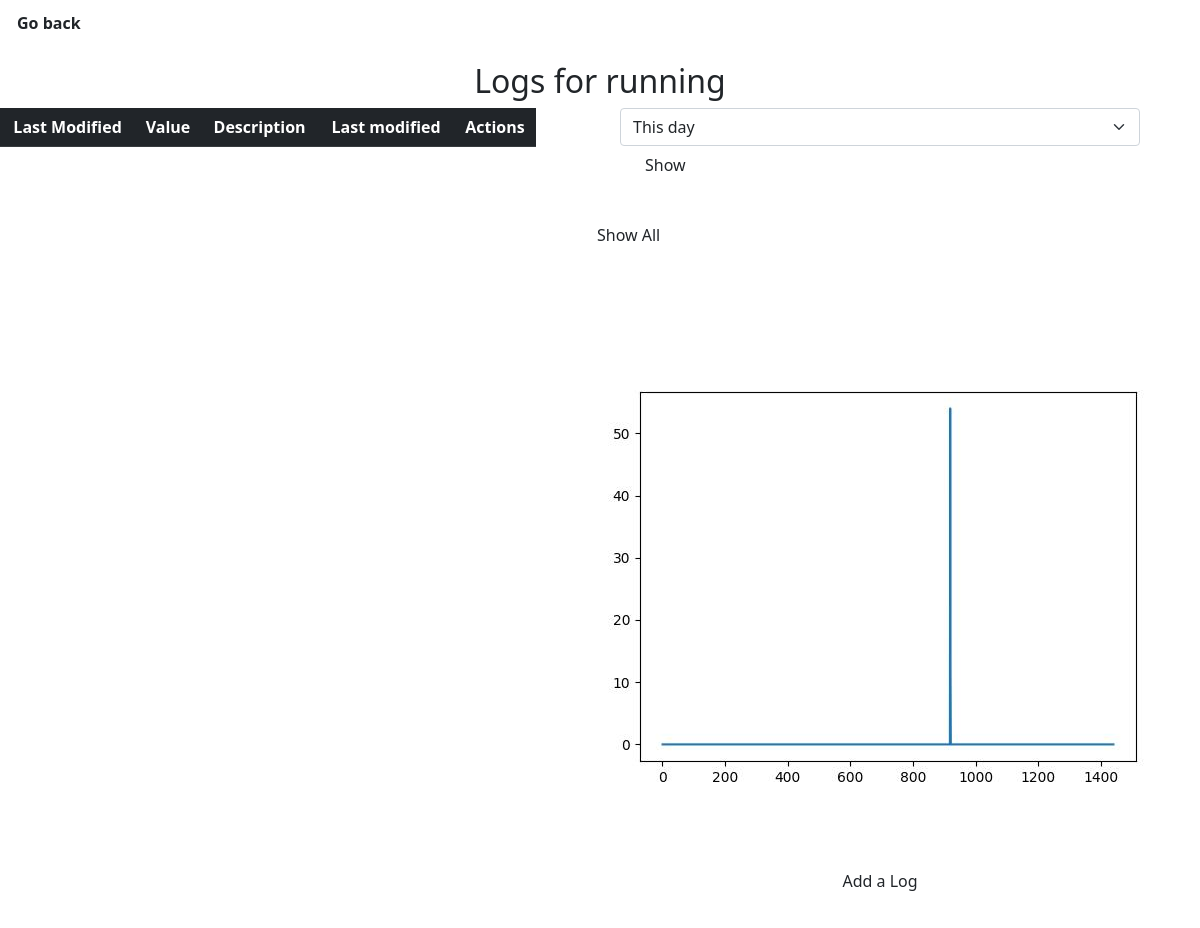
/Sharan/running/logs, run on an earlier commit of the app's database.
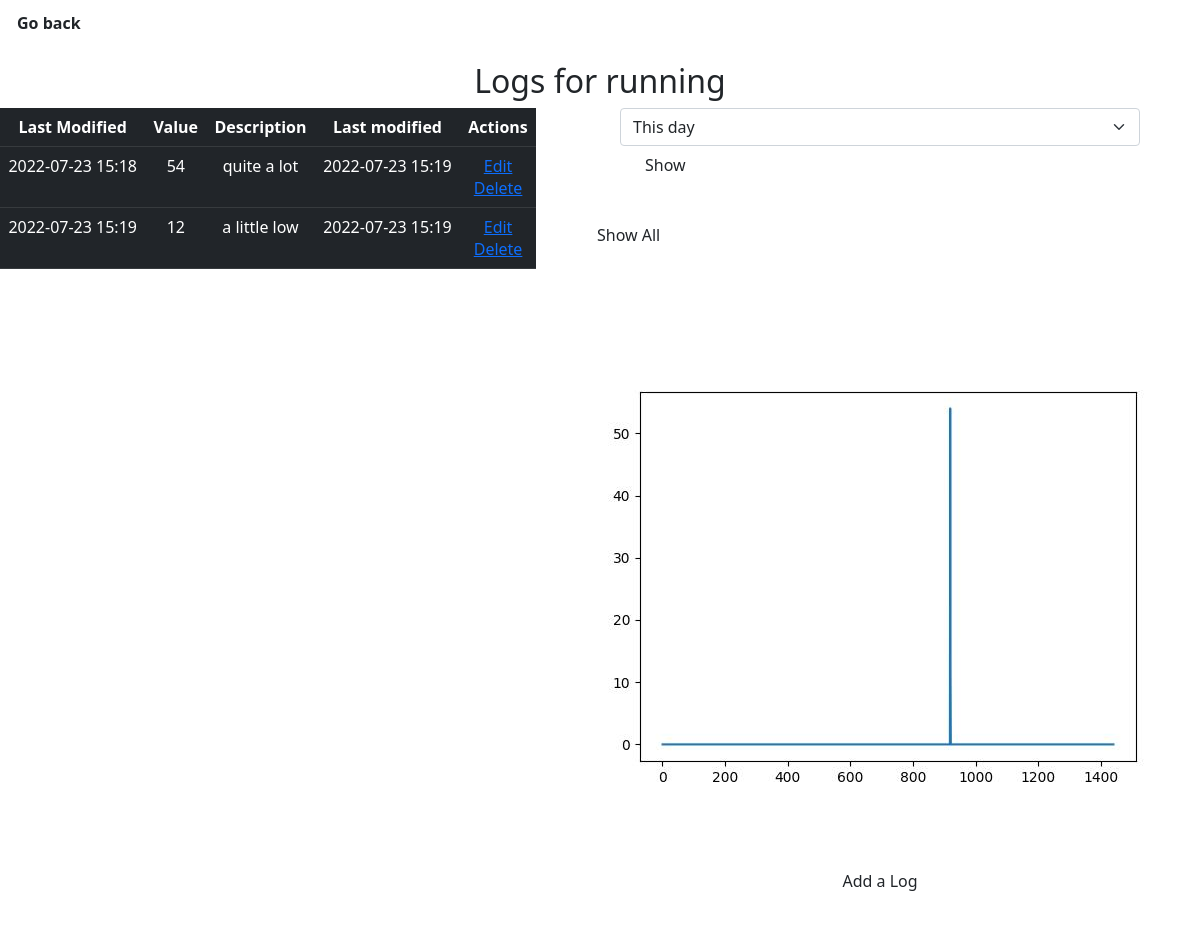
And on a later commit of the database.
### application/models.py (models this page shows)
class Logs(db.Model):
    __tablename__ = 'Logs'
    LogID = db.Column(db.Integer, autoincrement= True, primary_key=True)
    UserName = db.Column(db.String, nullable=False)
    Tracker_name = db.Column(db.String, nullable=False)
    Date_created = db.Column(db.String, nullable=False)
    Last_modified = db.Column(db.String, nullable=False)
    Value = db.Column(db.Integer, nullable = False)
    Description = db.Column(db.String, nullable = True)

### application/controllers.py (the view, shortened to what this page needs)
@app.route('/<string:UserName>/<string:Tracker_name>/logs', methods=['GET', 'POST'])
def logs_page(UserName, Tracker_name):
    if request.method == 'GET':
        logs_queried = Logs.query.filter(Logs.UserName == UserName).filter(Logs.Tracker_name == Tracker_name).all()
        logs_list = []
        for i in logs_queried:
            log_dic = i.__dict__
            log_dic['Last_modified'] = log_dic['Last_modified'][:16]
            log_dic['Date_created'] = log_dic['Date_created'][:16]
            logs_list.append([log_dic['Date_created'], log_dic['Value'], log_dic['Description'], log_dic['Last_modified'], log_dic['LogID']])
        return render_template('logs.html', logs_list= logs_list, name = UserName, tracker_name = Tracker_name)

### application/controllers.py (called while the page is built)
@app.context_processor
def override_url_for():
    return dict(url_for=dated_url_for)

def dated_url_for(endpoint, **values):
    if endpoint == 'static':
        filename = values.get('filename', None)
        if filename:
            file_path = os.path.join(app.root_path,
                                     endpoint, filename)
            values['q'] = int(os.stat(file_path).st_mtime)
    return url_for(endpoint, **values)

### templates/logs.html (shortened to what this page needs)
<DOCTYPE! html>
<html>
<head>
    <link href="/static/css/main.min.css" rel="stylesheet" >
</head>
<body>
    <nav class="navbar navbar-expand-lg p-1">
        <form action="/{{name}}/trackers" method="GET" class="navbar-form">
            <input type="submit" value="Go back" class="btn fw-bold text-decoration-none"/>
        </form>
    </nav>
    <h2 class="text-center">Logs for {{tracker_name}}</h2>
    <div class="row">
        <div class="col">
    <table class="table table-dark text-center py-5">
        <tr>
            <th>Last Modified</th>
            <th>Value</th>
            <th>Description</th>
            <th>Last modified</th>
            <th>Actions</th>
        </tr>
        {%for i in logs_list%}
        <tr>
            {% for j in i[:-1] %}
            <td>{{j}}</td>
            {% endfor %}
            <td>
                <a href="/{{name}}/{{tracker_name}}/logs/{{i[4]}}/edit">Edit</a> <br>
                <a href="/{{name}}/{{tracker_name}}/logs/{{i[4]}}/delete">Delete</a>
            </td>
        </tr>
        {%endfor%}
    </table>
</div>
<div class="col">
    <div class="container">
        <form action="/{{name}}/{{tracker_name}}/logs" method="POST" id="time_period" class="container px-5">
            <div class="row">
                <select name="period" id="period" class="form-select col">
                    <option value=0>This day</option>
                </select>
            </div>
            <div class="col">
                <input type="submit" value = "Show" class="btn btn mb-3 text-center">
            </div>
        </form>
        <form action="/{{name}}/{{tracker_name}}/logs" class="mb-3 text-center col-1">
            <input type="submit" value="Show All" class="btn btn mb-3 text-center"/>
        </form>
    </div>
    <div class="py-5">
        <img src="{{ url_for('static', filename='trendline.jpg') }}" class="img-responsive" />
    </div>
    <form action="/{{name}}/{{tracker_name}}/logs/add" class="mb-3 text-center">
        <input type="submit" value="Add a Log" class="btn btn mb-3 text-center"/>
    </form>
</div>
</body>

What changed in the data, as far as the page shows it:
added Logs: 1 "2022-07-23 15:18" "54" "2022-07-23 15:19", Description "quite a lot"
added Logs: 1 "2022-07-23 15:19" "12" "2022-07-23 15:19", Description "a little low"
